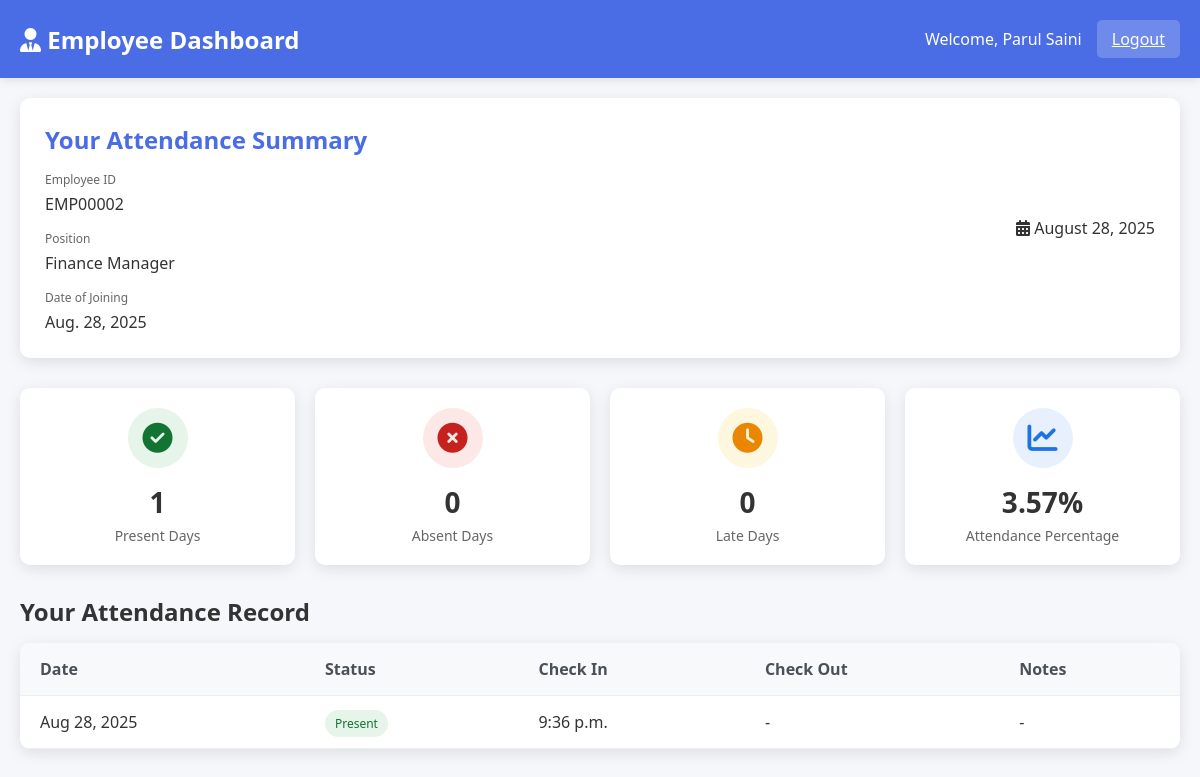
Page /employee_dashboard/ (signed in) on the committed database.
### myapp/models.py (models this page shows, shortened)
class Employee(models.Model):
    profile_picture = models.ImageField(upload_to='profile_pics/', blank=True, null=True)
    employee_id=models.CharField(max_length=15,unique=True)
    name = models.CharField(max_length=100)
    email = models.EmailField(unique=True)
    father_name = models.CharField(max_length=100)
    mother_name = models.CharField(max_length=100)
    position = models.CharField(max_length=100)
    qualification=models.CharField(max_length=50)
    experience = models.DecimalField(max_digits=4, decimal_places=1)  # e.g., 5.5 years
    date_of_joining = models.DateField()
    phone = models.CharField(max_length=15)
    other_phone_no = models.CharField(max_length=15,null=True)
    gender = models.CharField(max_length=10, choices=[
        ('male', 'Male'),
        ('female', 'Female'),
        ('other', 'Other')
    ])
    birthday = models.DateField()
    address = models.TextField()
    city = models.CharField(max_length=100)
    state = models.CharField(max_length=100)
    state_code = models.CharField(max_length=10,null=True)
    country = models.CharField(max_length=30, choices=[
    ('India', 'India'),
    ('USA', 'USA'),
    ('UK', 'UK'),
    ('Canada', 'Canada'),
    ('Australia', 'Australia'),
    ('Germany', 'Germany'),
    ('France', 'France'),
    ('Japan', 'Japan'),
    ('China', 'China'),
    ('Other', 'Other')
])
    category = models.CharField(max_length=10, choices=[
        ('Genral', 'General'),
        ('BC(A)', 'BC(A)'),
        ('BC(B)', 'BC(B)'),
        ('SC', 'SC'),
        ('ST', 'ST'),
        ('Others', 'Others')
    ])
    nationality = models.CharField(max_length=20, choices=[
        ('Indian', 'Indian'),
        ('NRI', 'NRI'),
        ('Other', 'Other')
    ])
    religion = models.CharField(max_length=20, choices=[
        ('Hindu', 'Hindu'),
        ('Muslim', 'Muslim'),
        ('Sikh', 'Sikh'),
        ('Christian', 'Christian'),
        ('Jain', 'Jain'),
        ('Buddhist', 'Buddhist'),
        ('Other', 'Other')
    ])
    adhar_no = models.BigIntegerField()
    pan_no = models.CharField(max_length=20)
    martial_status = models.CharField(max_length=15, choices=[
        ('married', 'Married'),
        ('unmarried', 'Unmarried')
    ], default='unmarried')
    username=models.EmailField()
    password=models.CharField(max_length=15,null=True)

class Attendance(models.Model):
    employee = models.ForeignKey(Employee, on_delete=models.CASCADE)
    date = models.DateField(default=timezone.now)
    status = models.CharField(max_length=10, choices=[
        ('present', 'Present'),
        ('absent', 'Absent'),
        ('late', 'Late'),
        ('half_day', 'Half Day')
    ])
    check_in = models.TimeField(null=True, blank=True)
    check_out = models.TimeField(null=True, blank=True)
    notes = models.TextField(blank=True, null=True)
    class Meta:
        unique_together = ['employee', 'date']

### myapp/views.py (the view)
# urls.py: path('employee_dashboard/', views.employee_dashboard, name='employee_dashboard'),
def employee_dashboard(request):
    if 'employeeid' not in request.session:
        return redirect('login')
    try:
        employee = Employee.objects.get(employee_id=request.session['employeeid'])
        today = date.today()
        start_date = date(today.year, today.month, 1)
        attendance_records = Attendance.objects.filter(
            employee=employee,
            date__gte=start_date
        ).order_by('-date')
        total_days = (today - start_date).days + 1
        present_days = attendance_records.filter(status='present').count()
        absent_days = attendance_records.filter(status='absent').count()
        late_days = attendance_records.filter(status='late').count()
        half_days = attendance_records.filter(status='half_day').count()
        context = {
            'employee': employee,
            'attendance_records': attendance_records,
            'current_date': today,
            'stats': {
                'total_days': total_days,
                'present_days': present_days,
                'absent_days': absent_days,
                'late_days': late_days,
                'half_days': half_days,
                'attendance_percentage': round((present_days + (half_days * 0.5)) / total_days * 100, 2) if total_days > 0 else 0
            }
        }
        return render(request, 'employee_dashboard.html', context)
    except Employee.DoesNotExist:
        messages.error(request, "Employee not found")
        return redirect('login')

### template/employee_dashboard.html (shortened to what this page needs)
<!DOCTYPE html>
<html lang="en">
<head>
    <link rel="stylesheet" href="https://cdnjs.cloudflare.com/ajax/libs/font-awesome/6.4.0/css/all.min.css">
</head>
<body>
    <div class="header">
        <h1><i class="fas fa-user-tie"></i> Employee Dashboard</h1>
        <div class="user-info">
            <span>Welcome, {{ request.session.username1 }}</span>
            <a href="{% url 'logout' %}" class="logout-btn">Logout</a>
        </div>
    </div>
    <div class="container">
        <div class="welcome-section">
            <div class="employee-info">
                <h2>Your Attendance Summary</h2>
                <div class="employee-details">
                    <div class="detail-item">
                        <span class="detail-label">Employee ID</span>
                        <span class="detail-value">{{ employee.employee_id }}</span>
                    </div>
                    <div class="detail-item">
                        <span class="detail-label">Position</span>
                        <span class="detail-value">{{ employee.position }}</span>
                    </div>
                    <div class="detail-item">
                        <span class="detail-label">Date of Joining</span>
                        <span class="detail-value">{{ employee.date_of_joining }}</span>
                    </div>
                </div>
            </div>
            <div class="current-date">
                <i class="fas fa-calendar-alt"></i> {{ current_date|date:"F d, Y" }}
            </div>
        </div>
        <div class="stats-section">
            <div class="stat-card stat-present">
                <div class="stat-icon">
                    <i class="fas fa-check-circle"></i>
                </div>
                <div class="stat-value">{{ stats.present_days }}</div>
                <div class="stat-label">Present Days</div>
            </div>
            <div class="stat-card stat-absent">
                <div class="stat-icon">
                    <i class="fas fa-times-circle"></i>
                </div>
                <div class="stat-value">{{ stats.absent_days }}</div>
                <div class="stat-label">Absent Days</div>
            </div>
            <div class="stat-card stat-late">
                <div class="stat-icon">
                    <i class="fas fa-clock"></i>
                </div>
                <div class="stat-value">{{ stats.late_days }}</div>
                <div class="stat-label">Late Days</div>
            </div>
            <div class="stat-card stat-percentage">
                <div class="stat-icon">
                    <i class="fas fa-chart-line"></i>
                </div>
                <div class="stat-value">{{ stats.attendance_percentage }}%</div>
                <div class="stat-label">Attendance Percentage</div>
            </div>
        </div>
        <h2 style="margin-bottom: 15px;">Your Attendance Record</h2>
        <div class="attendance-table">
            <table>
                <thead>
                    <tr>
                        <th>Date</th>
                        <th>Status</th>
                        <th>Check In</th>
                        <th>Check Out</th>
                        <th>Notes</th>
                    </tr>
                </thead>
                <tbody>
                    {% for record in attendance_records %}
                    <tr>
                        <td>{{ record.date|date:"M d, Y" }}</td>
                        <td>
                            <span class="status-badge status-{{ record.status }}">
                                {{ record.status|title }}
                            </span>
                        </td>
                        <td>{{ record.check_in|default:"-" }}</td>
                        <td>{{ record.check_out|default:"-" }}</td>
                        <td>{{ record.notes|default:"-" }}</td>
                    </tr>
                    {% empty %}
                    <tr>
                        <td colspan="5" style="text-align: center;">No attendance records found</td>
                    </tr>
                    {% endfor %}
                </tbody>
            </table>
        </div>
    </div>
</body>
</html>

### template/employee_dashboard.html (style rules this page uses)
* { margin: 0; padding: 0; box-sizing: border-box; font-family: 'Segoe UI', Tahoma, Geneva, Verdana, sans-serif; }
body { background-color: #f5f7fa; color: #333; }
.header { background: #4a6de5; color: white; padding: 20px; display: flex; justify-content: space-between; align-items: center; box-shadow: 0 2px 10px rgba(0, 0, 0, 0.1); }
.header h1 { font-size: 24px; font-weight: 600; }
.user-info { display: flex; align-items: center; gap: 15px; }
.logout-btn { background: rgba(255, 255, 255, 0.2); color: white; border: none; padding: 8px 15px; border-radius: 5px; cursor: pointer; transition: background 0.3s; }
.container { max-width: 1200px; margin: 20px auto; padding: 0 20px; }
.welcome-section { background: white; border-radius: 10px; padding: 25px; margin-bottom: 30px; box-shadow: 0 4px 15px rgba(0, 0, 0, 0.1); display: flex; justify-content: space-between; align-items: center; }
.employee-info h2 { margin-bottom: 10px; color: #4a6de5; }
.employee-details { display: grid; grid-template-columns: repeat(auto-fit, minmax(200px, 1fr)); gap: 15px; margin-top: 15px; }
.detail-item { display: flex; flex-direction: column; }
.detail-label { font-size: 12px; color: #666; margin-bottom: 5px; }
.detail-value { font-weight: 500; }
.stats-section { display: grid; grid-template-columns: repeat(auto-fit, minmax(250px, 1fr)); gap: 20px; margin-bottom: 30px; }
.stat-card { background: white; border-radius: 10px; padding: 20px; box-shadow: 0 4px 15px rgba(0, 0, 0, 0.1); display: flex; flex-direction: column; align-items: center; }
.stat-icon { font-size: 30px; margin-bottom: 15px; width: 60px; height: 60px; border-radius: 50%; display: flex; align-items: center; justify-content: center; }
.stat-present .stat-icon { background: #e6f4ea; color: #137333; }
.stat-absent .stat-icon { background: #fce8e6; color: #c5221f; }
.stat-late .stat-icon { background: #fef7e0; color: #ea8600; }
.stat-percentage .stat-icon { background: #e8f0fe; color: #1a73e8; }
.stat-value { font-size: 28px; font-weight: 700; margin-bottom: 5px; }
.stat-label { color: #666; font-size: 14px; }
.attendance-table { background: white; border-radius: 10px; overflow: hidden; box-shadow: 0 4px 15px rgba(0, 0, 0, 0.1); margin-bottom: 30px; }
table { width: 100%; border-collapse: collapse; }
th, td { padding: 15px 20px; text-align: left; border-bottom: 1px solid #eee; }
th { background: #f8f9fa; font-weight: 600; color: #495057; }
.status-badge { padding: 5px 10px; border-radius: 20px; font-size: 12px; font-weight: 500; }
.status-present { background: #e6f4ea; color: #137333; }

### rows in the picture
Employee: session.username1 "Parul Saini", employee_id "EMP00002", position "Finance Manager", date_of_joining "Aug. 28, 2025"
Attendance: date "Aug 28, 2025", status "Present", check_in "9:36 p.m.", check_out "-", notes "-"

### other values in the picture
{{ stats.present_days }} "1"
{{ stats.absent_days }} "0"
{{ stats.late_days }} "0"
{{ stats.attendance_percentage }} "3.57"
